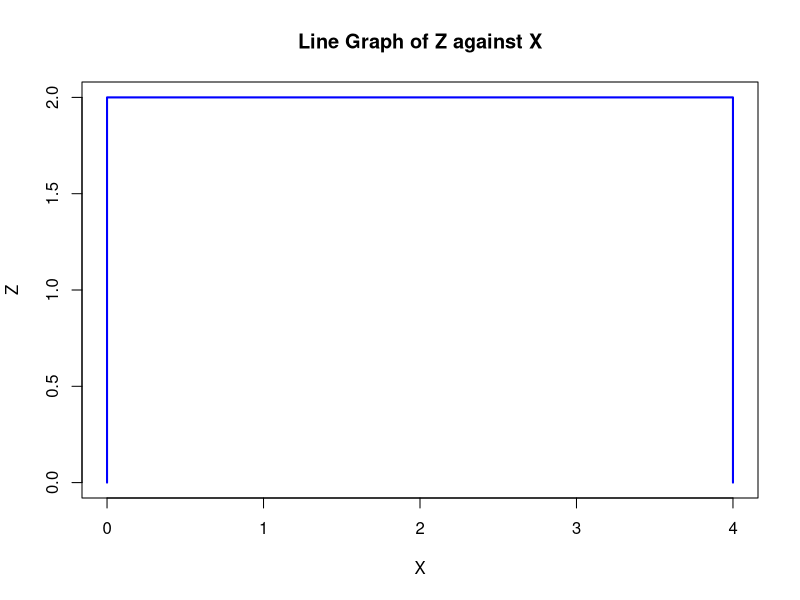

R code for this plot:


# Line graph that represents a U-turn
X <- c(0, 0, 4, 4)  
Z <- c(0, 2, 2, 0)

plot(X, Z, type = "l", col = "blue", lwd = 2,
     xlab = "X", ylab = "Z", main = "Line Graph of Z against X")